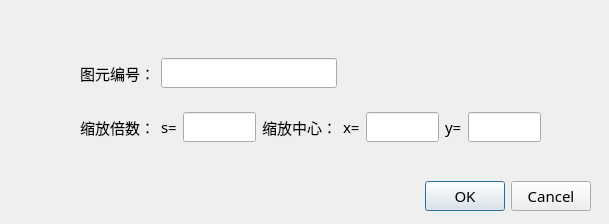
<?xml version="1.0" encoding="UTF-8"?>
<ui version="4.0">
 <class>ScaleDialog</class>
 <widget class="QDialog" name="ScaleDialog">
  <property name="geometry">
   <rect>
    <x>0</x>
    <y>0</y>
    <width>609</width>
    <height>224</height>
   </rect>
  </property>
  <property name="font">
   <font>
    <family>华文中宋</family>
    <pointsize>11</pointsize>
   </font>
  </property>
  <property name="windowTitle">
   <string>图元缩放</string>
  </property>
  <widget class="QDialogButtonBox" name="buttonBox">
   <property name="geometry">
    <rect>
     <x>250</x>
     <y>180</y>
     <width>341</width>
     <height>32</height>
    </rect>
   </property>
   <property name="font">
    <font>
     <family>华文中宋</family>
     <pointsize>11</pointsize>
    </font>
   </property>
   <property name="orientation">
    <enum>Qt::Horizontal</enum>
   </property>
   <property name="standardButtons">
    <set>QDialogButtonBox::Cancel|QDialogButtonBox::Ok</set>
   </property>
  </widget>
  <widget class="QWidget" name="gridLayoutWidget">
   <property name="geometry">
    <rect>
     <x>80</x>
     <y>40</y>
     <width>461</width>
     <height>121</height>
    </rect>
   </property>
   <layout class="QGridLayout" name="gridLayout_2">
    <item row="1" column="0">
     <widget class="QLabel" name="label_5">
      <property name="font">
       <font>
        <family>华文中宋</family>
        <pointsize>11</pointsize>
       </font>
      </property>
      <property name="text">
       <string>缩放倍数：</string>
      </property>
     </widget>
    </item>
    <item row="1" column="6">
     <widget class="QLabel" name="label_6">
      <property name="font">
       <font>
        <family>华文中宋</family>
        <pointsize>11</pointsize>
       </font>
      </property>
      <property name="text">
       <string>y=</string>
      </property>
     </widget>
    </item>
    <item row="1" column="1">
     <widget class="QLabel" name="label_7">
      <property name="font">
       <font>
        <family>华文中宋</family>
        <pointsize>11</pointsize>
       </font>
      </property>
      <property name="text">
       <string>s=</string>
      </property>
     </widget>
    </item>
    <item row="1" column="4">
     <widget class="QLabel" name="label_8">
      <property name="font">
       <font>
        <family>华文中宋</family>
        <pointsize>11</pointsize>
       </font>
      </property>
      <property name="text">
       <string>x=</string>
      </property>
     </widget>
    </item>
    <item row="1" column="2">
     <widget class="QLineEdit" name="s">
      <property name="font">
       <font>
        <family>华文中宋</family>
        <pointsize>11</pointsize>
       </font>
      </property>
     </widget>
    </item>
    <item row="1" column="3">
     <widget class="QLabel" name="label_9">
      <property name="font">
       <font>
        <family>华文中宋</family>
        <pointsize>11</pointsize>
       </font>
      </property>
      <property name="text">
       <string>缩放中心：</string>
      </property>
     </widget>
    </item>
    <item row="0" column="0">
     <widget class="QLabel" name="label_10">
      <property name="font">
       <font>
        <family>华文中宋</family>
        <pointsize>11</pointsize>
       </font>
      </property>
      <property name="text">
       <string>图元编号：</string>
      </property>
     </widget>
    </item>
    <item row="1" column="5">
     <widget class="QLineEdit" name="x0">
      <property name="font">
       <font>
        <family>华文中宋</family>
        <pointsize>11</pointsize>
       </font>
      </property>
     </widget>
    </item>
    <item row="1" column="7">
     <widget class="QLineEdit" name="y0">
      <property name="font">
       <font>
        <family>华文中宋</family>
        <pointsize>11</pointsize>
       </font>
      </property>
     </widget>
    </item>
    <item row="0" column="1" colspan="3">
     <widget class="QLineEdit" name="id">
      <property name="font">
       <font>
        <family>华文中宋</family>
        <pointsize>11</pointsize>
       </font>
      </property>
     </widget>
    </item>
   </layout>
  </widget>
 </widget>
 <resources/>
 <connections>
  <connection>
   <sender>buttonBox</sender>
   <signal>rejected()</signal>
   <receiver>ScaleDialog</receiver>
   <slot>reject()</slot>
   <hints>
    <hint type="sourcelabel">
     <x>316</x>
     <y>260</y>
    </hint>
    <hint type="destinationlabel">
     <x>286</x>
     <y>274</y>
    </hint>
   </hints>
  </connection>
  <connection>
   <sender>buttonBox</sender>
   <signal>accepted()</signal>
   <receiver>ScaleDialog</receiver>
   <slot>accept()</slot>
   <hints>
    <hint type="sourcelabel">
     <x>248</x>
     <y>254</y>
    </hint>
    <hint type="destinationlabel">
     <x>157</x>
     <y>274</y>
    </hint>
   </hints>
  </connection>
 </connections>
</ui>
